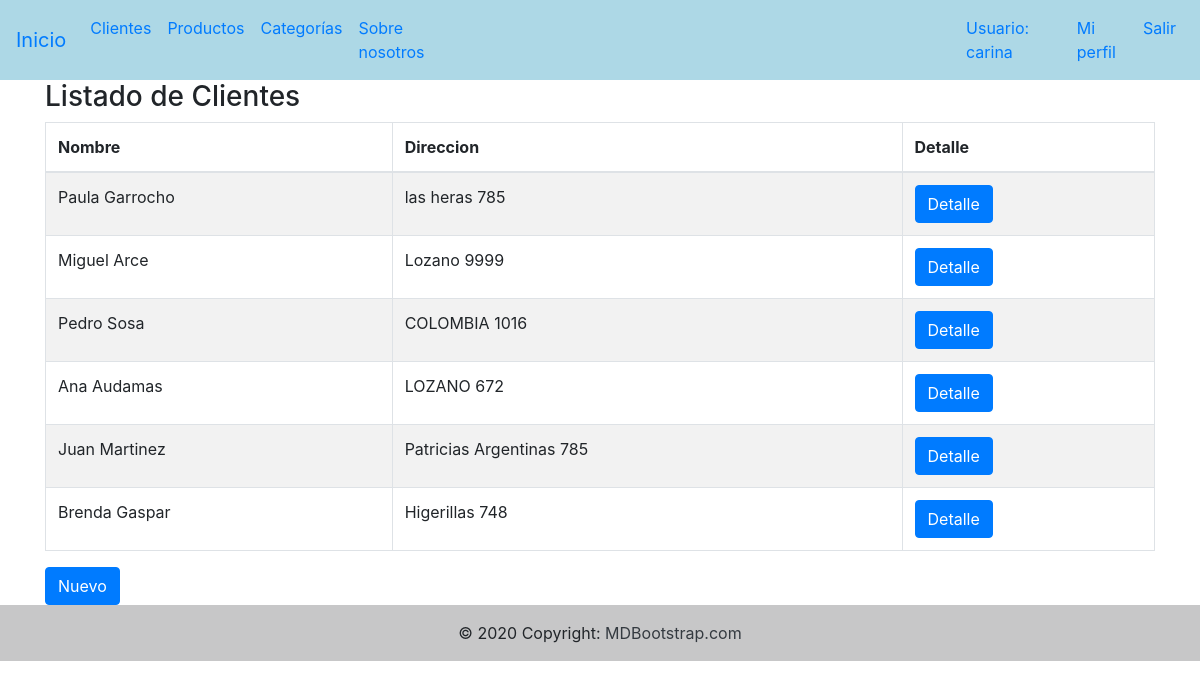
Screenshot of /cliente/lista_clientes/ (signed in) with the database file from the repository.
### cliente/models.py (models this page shows, shortened)
class Cliente(models.Model):
    nombre=models.CharField(max_length=50)
    direccion=models.CharField(max_length=50)
    telefono=models.CharField(max_length=15)
    email=models.EmailField()
    class Meta:
        verbose_name="Cliente"
        verbose_name_plural="Clientes"

### cliente/views.py (the view)
# urls.py: path('lista_clientes/', views.lista_clientes, name="lista_clientes"),
@login_required
def lista_clientes(request):
    clientes=Cliente.objects.all()
    return render(request, "cliente/list_cliente.html",{"clientes": clientes})

### templates/cliente/list_cliente.html (shortened to what this page needs)
{% extends 'base.html' %}
{% block contenido %}
    <div class="container">
        <h3>Listado de Clientes</h3>
        <table id="example" class="table table-striped table-bordered" style="width:100%">
            <thead>
                <tr>
                    <th>Nombre</th>
                    <th>Direccion</th>
                    <th>Detalle</th>
                </tr>
            </thead>
            <tbody>
                {% for cliente in clientes %}
                <tr>
                    <td>{{cliente.nombre}}</td>
                    <td>{{cliente.direccion}}</td>
                    <td><a href="/cliente/detalle_cliente/{{cliente.id}}/" class="btn btn-primary">Detalle</a></td>
                </tr>
                {% endfor %}
            </tbody>
        </table>
    </div>
    <div class="container">
        <a href="/cliente/nuevo_cliente/" class="btn btn-primary">Nuevo</a>
    </div>
{% endblock %}

### templates/base.html (shortened to what this page needs)
<!DOCTYPE html>
<html lang="en">
<head>
    <link rel="stylesheet" href="https://cdn.jsdelivr.net/npm/bootstrap@4.6.1/dist/css/bootstrap.min.css"
>
</head>
<body>
    <nav class="navbar navbar-expand-lg navbar " style="background: lightblue;">
        <a class="navbar-brand" href="/">Inicio</a>
        <div class="collapse navbar-collapse" id="navbarSupportedContent">
            <ul class="navbar-nav mr-auto">
                <li class="nav-item active">
                    <a class="nav-link" href="/cliente/lista_clientes/">Clientes </a>
                </li>
                <li class="nav-item">
                    <a class="nav-link" href="/producto/lista_productos/">Productos</a>
                </li>
                <li class="nav-item">
                    <a class="nav-link" href="/categoria/categoria/">Categorías</a>
                </li>
                <li class="nav-item">
                    <a class="nav-link" href="/nosotros/">Sobre nosotros</a>
                </li>
                {% if request.user.is_superuser %}
                <li class="nav-item" style="margin-right: 30rem">
                    <a class="nav-link" href="/usuario/lista_usuarios/">Usuarios</a>
                </li>
                {% else %}
                <li class="nav-item" style="margin-right: 30rem">
                    <a class="nav-link" ></a>
                </li>
                {% endif %}
                {% if request.user.is_authenticated %}
                <li class="nav-item" >
                    <a class="nav-link">Usuario: {{user.username}}</a>
               </li>
                {% if request.user.perfil.id %}
                <li class="nav-item">
                     <a class="nav-link" href="/usuario/detalle_usuario/{{request.user.perfil.id}}">Mi perfil</a>
                </li>
                {% endif %}
                <li class="nav-item active">
                    <a class="nav-link" href="/usuario/salir/">Salir</a>
                </li>
                {% endif %}
            </ul>
        </div>
    </nav>
    {% block contenido %}
    {% endblock %}
    <footer class="bg-light text-center text-lg-start">
        <div class="text-center p-3" style="background-color: rgba(0, 0, 0, 0.2);">
            © 2020 Copyright:
            <a class="text-dark" href="https://mdbootstrap.com/">MDBootstrap.com</a>
        </div>
    </footer>
</body>
</html>

### rows the page displays
Cliente: nombre "Paula Garrocho", direccion "las heras 785"
Cliente: nombre "Miguel Arce", direccion "Lozano 9999"
Cliente: nombre "Pedro Sosa", direccion "COLOMBIA 1016"
Cliente: nombre "Ana Audamas", direccion "LOZANO 672"
Cliente: nombre "Juan Martinez", direccion "Patricias Argentinas 785"
Cliente: nombre "Brenda Gaspar", direccion "Higerillas 748"

### other values shown
{{ user.username }} "carina"
